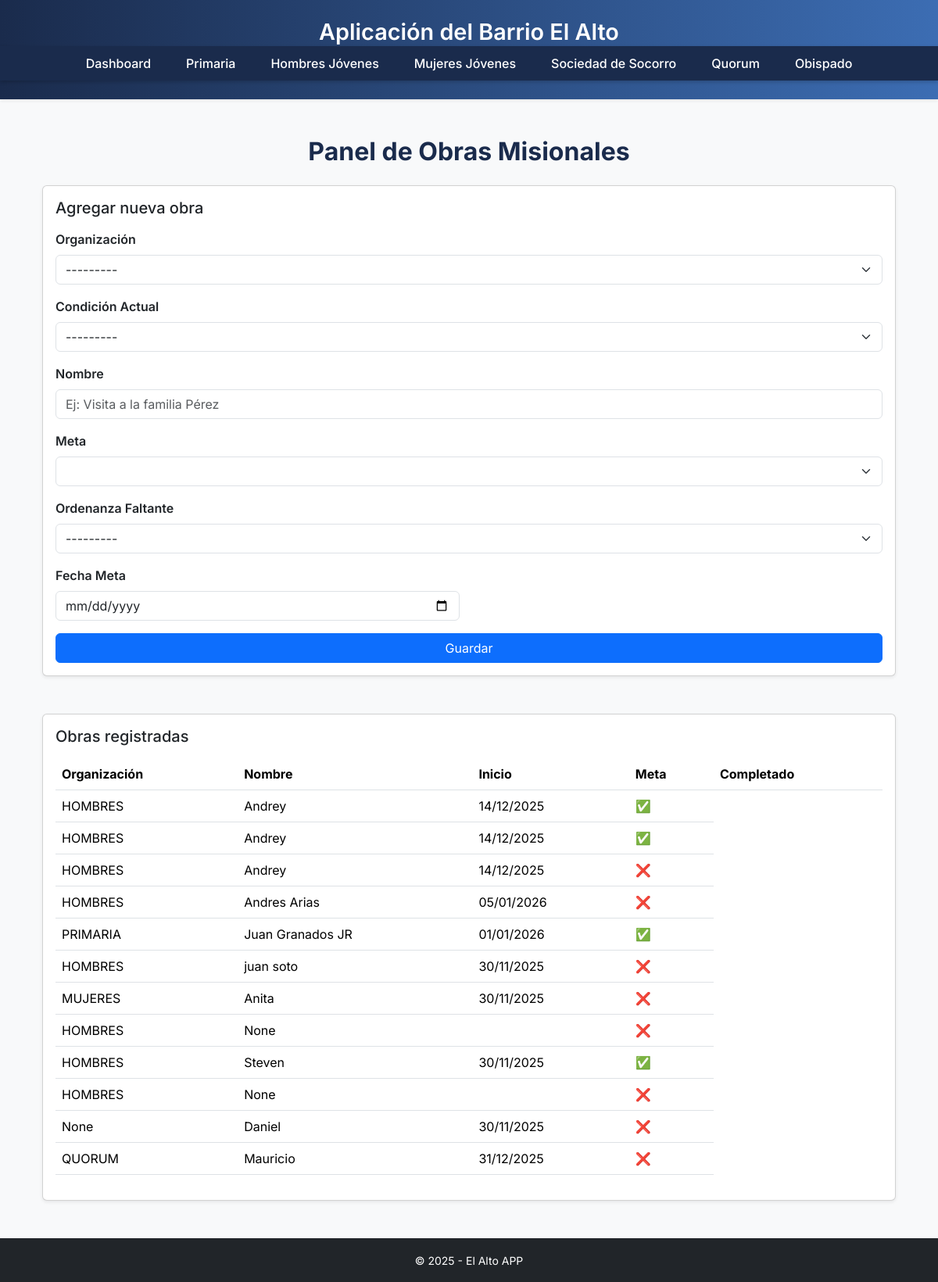
The page / on the database its author committed.
### barrio/models.py (models this page shows, shortened)
class ObraMisional(models.Model):
    ORGANIZACIONES = [
        ("QUORUM", "Quórum de Élderes"),
        ("SOCSOC", "Sociedad de Socorro"),
        ("HOMBRES", "Hombres Jóvenes"),
        ("MUJERES", "Mujeres Jóvenes"),
        ("PRIMARIA", "Primaria"),
    ]
    CONDICIONES = [
        ("MENOS_ACTIVOS", "Menos activos"),
        ("ACTIVOS", "Activos"),
        ("CONVERSOS", "Conversos"),
        ("INVESTIGADORES", "Investigadores"),
    ]
    ORDENANZAS = [
        ("BAUTISMO", "Bautismo"),
        ("INVESTIDURA", "Investidura"),
        ("SELLAMIENTO", "Sellamiento"),
    ]
    organizacion = models.CharField(max_length=20, choices=ORGANIZACIONES, null=True, blank=True)
    condicion_actual = models.CharField(max_length=20, choices=CONDICIONES, null=True, blank=True)
    nombre = models.CharField(max_length=120, null=True, blank=True)
    meta = models.CharField(max_length=50, null=True, blank=True)
    ordenanza_faltante = models.CharField(max_length=50, choices=ORDENANZAS, null=True, blank=True)
    fecha_meta = models.DateField(null=True, blank=True)
    done = models.BooleanField(default=False)

### barrio/views.py (the view)
# urls.py: path('', views.dashboard, name='dashboard'),
def dashboard(request):
    obras = ObraMisional.objects.all()
    if request.method == 'POST':
        form = ObraMisionalForm(request.POST)
        if form.is_valid():
            form.save()
            return redirect('dashboard')
    else:
        form = ObraMisionalForm()
    return render(request, 'dashboard.html', {
        'form': form,
        'obras': obras
    })

### barrio/templates/dashboard.html (shortened to what this page needs)
{% extends 'base.html' %}
{% load static %}
{% block content %}
<div class="container mt-5">
  <h2 class="text-center mb-4">Panel de Obras Misionales</h2>
  <div class="card shadow-sm mb-5">
    <div class="card-body">
      <h5 class="card-title mb-3">Agregar nueva obra</h5>
      <form method="POST">
        <div class="mb-3">
          <label for="id_organizacion" class="form-label fw-semibold">Organización</label>
          {{ form.organizacion }}
        </div>
        <div class="mb-3">
          <label for="id_condicion_actual" class="form-label fw-semibold">Condición Actual</label>
          {{ form.condicion_actual }}
        </div>
        <div class="mb-3">
          <label for="id_nombre" class="form-label fw-semibold">Nombre</label>
          {{ form.nombre }}
        </div>
        <div class="mb-3">
          <label for="id_meta" class="form-label fw-semibold">Meta</label>
          {{ form.meta }}
        </div>
        <div class="mb-3">
          <label for="id_ordenanza_faltante" class="form-label fw-semibold">Ordenanza Faltante</label>
          {{ form.ordenanza_faltante }}
        </div>
        <div class="row">
        <div class="col-md-6 mb-3">
            <label for="id_fecha_meta" class="form-label fw-semibold">Fecha Meta</label>
            {{ form.fecha_meta }}
        </div>
    </div>
        <button type="submit" class="btn btn-primary w-100">Guardar</button>
    </form>
</div>
</div>
  <div class="card shadow-sm">
    <div class="card-body">
      <h5 class="card-title mb-3">Obras registradas</h5>
      {% if obras %}
      <table class="table table-hover align-middle">
          <thead>
              <tr>
            <th>Organización</th>
            <th>Nombre</th>
            <th>Inicio</th>
            <th>Meta</th>
            <th>Completado</th>
          </tr>
        </thead>
        <tbody>
          {% for o in obras %}
          <tr>
            <td>{{ o.organizacion }}</td>
            <td>{{ o.nombre }}</td>
            <td>{{ o.fecha_meta|date:"d/m/Y" }}</td>
            <td>
                {% if o.done %}
                ✅
                {% else %}
                ❌
                {% endif %}
            </td>
          </tr>
          {% endfor %}
        </tbody>
    </table>
    {% else %}
    <p class="text-muted">Aún no hay obras registradas.</p>
    {% endif %}
</div>
</div>
</div>
{% endblock %}

### barrio/static/style.css (style rules this page uses)
body { font-family: 'Inter', sans-serif !important; background-color: #f7f9fc; color: #333; }
h1, h2, h3 { font-weight: 700; color: #1a2b4c; }

### rows shown on the page
ObraMisional: organizacion "HOMBRES", nombre "Andrey", fecha_meta "14/12/2025"
ObraMisional: organizacion "HOMBRES", nombre "Andrey", fecha_meta "14/12/2025"
ObraMisional: organizacion "HOMBRES", nombre "Andrey", fecha_meta "14/12/2025"
ObraMisional: organizacion "HOMBRES", nombre "Andres Arias", fecha_meta "05/01/2026"
ObraMisional: organizacion "PRIMARIA", nombre "Juan Granados JR", fecha_meta "01/01/2026"
ObraMisional: organizacion "HOMBRES", nombre "juan soto", fecha_meta "30/11/2025"
ObraMisional: organizacion "MUJERES", nombre "Anita", fecha_meta "30/11/2025"
ObraMisional: organizacion "HOMBRES", nombre "None"
ObraMisional: organizacion "HOMBRES", nombre "Steven", fecha_meta "30/11/2025"
ObraMisional: organizacion "HOMBRES", nombre "None"
ObraMisional: organizacion "None", nombre "Daniel", fecha_meta "30/11/2025"
ObraMisional: organizacion "QUORUM", nombre "Mauricio", fecha_meta "31/12/2025"
